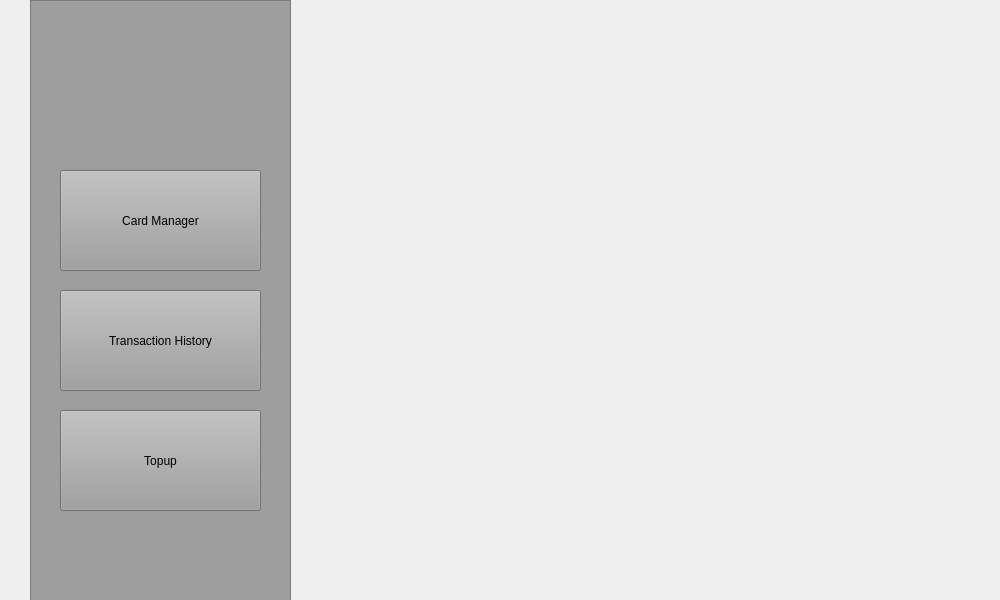
<?xml version="1.0" encoding="UTF-8"?>
<ui version="4.0">
 <class>Dashboard</class>
 <widget class="QWidget" name="Dashboard">
  <property name="geometry">
   <rect>
    <x>0</x>
    <y>0</y>
    <width>1000</width>
    <height>600</height>
   </rect>
  </property>
  <property name="minimumSize">
   <size>
    <width>1000</width>
    <height>600</height>
   </size>
  </property>
  <property name="maximumSize">
   <size>
    <width>1000</width>
    <height>600</height>
   </size>
  </property>
  <property name="windowTitle">
   <string>Dashboard</string>
  </property>
  <widget class="QFrame" name="frame">
   <property name="geometry">
    <rect>
     <x>30</x>
     <y>0</y>
     <width>261</width>
     <height>601</height>
    </rect>
   </property>
   <property name="styleSheet">
    <string notr="true">background-color: rgb(158, 158, 158);</string>
   </property>
   <property name="frameShape">
    <enum>QFrame::StyledPanel</enum>
   </property>
   <property name="frameShadow">
    <enum>QFrame::Raised</enum>
   </property>
   <widget class="QPushButton" name="CardManagerButton">
    <property name="geometry">
     <rect>
      <x>30</x>
      <y>170</y>
      <width>201</width>
      <height>101</height>
     </rect>
    </property>
    <property name="text">
     <string>Card Manager</string>
    </property>
   </widget>
   <widget class="QLabel" name="label">
    <property name="geometry">
     <rect>
      <x>50</x>
      <y>10</y>
      <width>131</width>
      <height>141</height>
     </rect>
    </property>
    <property name="text">
     <string/>
    </property>
    <property name="pixmap">
     <pixmap>D:/Kuliah/TUGAS AKHIR/Project Tugas Akhir/admin.png</pixmap>
    </property>
    <property name="scaledContents">
     <bool>true</bool>
    </property>
   </widget>
   <widget class="QPushButton" name="TransactionHistoryButton">
    <property name="geometry">
     <rect>
      <x>30</x>
      <y>290</y>
      <width>201</width>
      <height>101</height>
     </rect>
    </property>
    <property name="text">
     <string>Transaction History</string>
    </property>
   </widget>
   <widget class="QPushButton" name="TopupButton">
    <property name="geometry">
     <rect>
      <x>30</x>
      <y>410</y>
      <width>201</width>
      <height>101</height>
     </rect>
    </property>
    <property name="text">
     <string>Topup</string>
    </property>
   </widget>
  </widget>
 </widget>
 <resources/>
 <connections/>
</ui>
